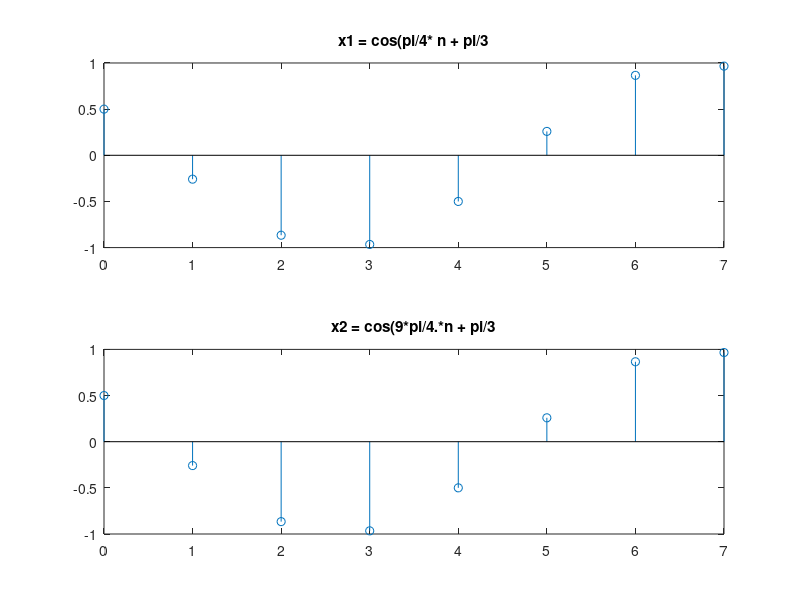

MATLAB code to generate this figure:
% Question 3
% Quang Anh Tran - 40075748

format long;

n = [0:31];
N = 1024;
x = cos( (2*pi)/N * n);
stem(n,x);

n = [0:31];
N = 16;
x = cos( (2*pi)/N * n) -cos( (2*pi)/N * (n+1024));
stem(n,x);

n = [0:31];
N = 16;
x = cos( (2*3.14)/N * n) -cos( (2*3.14)/N * (n+1024));
stem(n,x);

n = [0:7];
N = 4;
x1 = cos(pi/4*n+pi/3);
x2 = cos((9*pi)/4.*n+pi/3);
subplot(2,1,1);
stem(n,x1);
title('x1 = cos(pi/4* n + pi/3');
hold on;
subplot(2,1,2);
stem(n,x1);
title('x2 = cos(9*pi/4.*n + pi/3');

